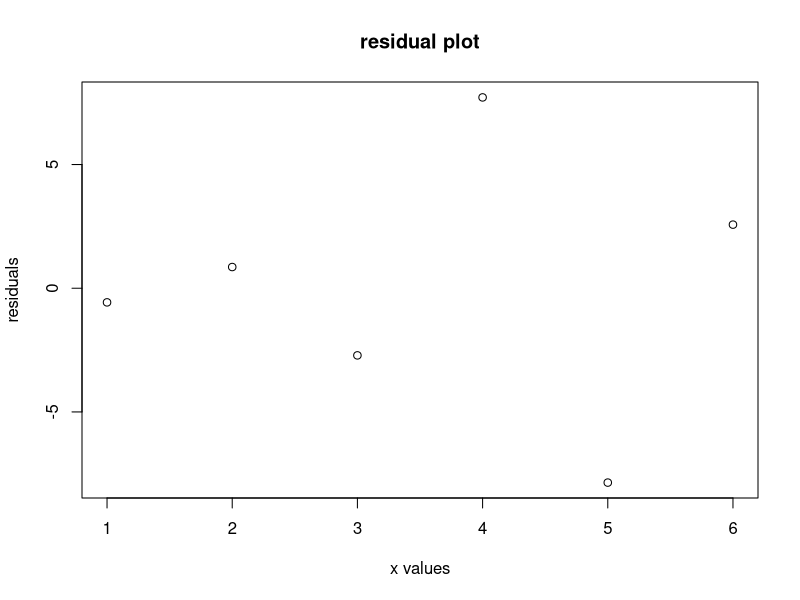

Generate this figure with R:
x= c(1,2,3,4,5,6)
y= c(15,19,18,31,18,31) 

model <- lm(y~x)

residuals <- resid(model)
fitted_values <- fitted(model) 

plot(x, residuals, main = "residual plot" , xlab= "x values" , ylab = "residuals")
